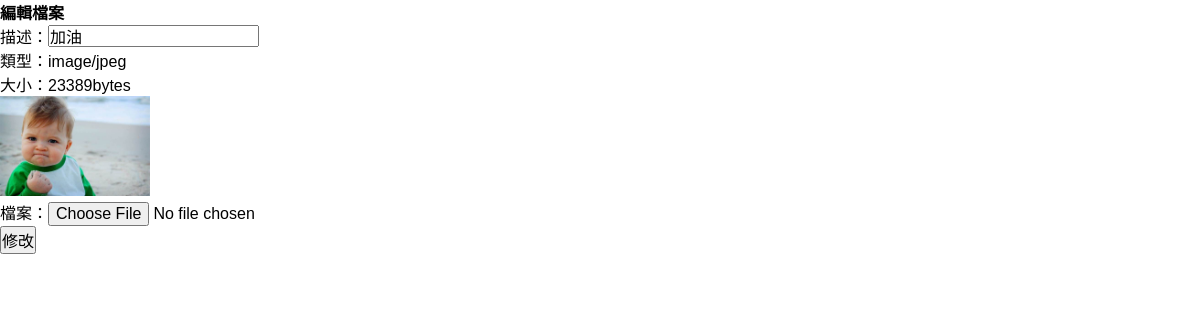
Page /edit_form.php?id=60 on the committed database.
### tables this page shows
CREATE TABLE `upload` (
  `id` int(10) UNSIGNED NOT NULL,
  `file_name` varchar(36) NOT NULL,
  `size` int(10) UNSIGNED DEFAULT NULL,
  `type` varchar(64) DEFAULT NULL,
  `upload_time` timestamp NOT NULL DEFAULT current_timestamp(),
  `update_time` timestamp NOT NULL DEFAULT current_timestamp() ON UPDATE current_timestamp(),
  `description` text NOT NULL
);

### api/base.php (called while the page is built, shortened)
<?php
$dsn="mysql:host=localhost;charset=utf8;dbname=file";
$pdo=new PDO($dsn,'root','');
function find($table,$id){
    global $pdo;
    $sql="select * from `$table` ";
    if(is_array($id)){
        foreach($id as $key => $value){
            $tmp[]="`$key`='$value'";
        }
        $sql = $sql . " where " . join(" && ",$tmp);
    }else{
        $sql=$sql . " where `id`='$id'";
    }
    return $pdo->query($sql)->fetch(PDO::FETCH_ASSOC);
}
function is_image($type){
    switch($type){
        case "image/jpeg":
        case "image/gif":
        case "image/png":
            return true;
        break;
    }
}
?>

### edit_form.php (the view, shortened to what this page needs)
<?php
include_once "./api/base.php";
$file=find('upload',$_GET['id']);
?>
<!DOCTYPE html>
<html lang="en">
<head>
    <link rel="stylesheet" href="style.css">
</head>
<body>
<h2>編輯檔案</h2>
<form action="./api/edit.php" method="post" enctype="multipart/form-data">
    <ul>
        <li>描述：<input type="text" name="description" value="<?=$file['description'];?>"></li>
        <li>類型：<?=$file['type'];?></li>
        <li>大小：<?=$file['size'];?>bytes</li>
        <li>
        <?php
            if(is_image($file['type'])){
                echo "<img src='./upload/{$file['file_name']}' style='width:150px'>";
            }else{
                $icon=dummy_icon($file['type']);
                echo "<img src='./material/{$icon}' style='width:80px'>";
            }
        ?>
        </li>
        <li>檔案：<input type="file" name="file_name"></li>
        <li><input type="submit" value="修改"></li>
    </ul>
</form>
</body>
</html>

### style.css (style rules this page uses)
* { font-family: "微軟正黑體",Arial, Helvetica, sans-serif; font-size:16px; padding:0; margin:0; list-style-type: none; box-sizing: border-box; text-decoration: none; }

### rows in the picture
upload: description "加油", type "image/jpeg", size "23389", file_name (picture)
